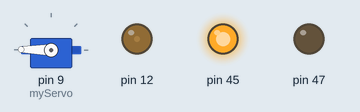
Bench run of a sketch on a simulated Arduino Mega 2560, built with avr-gcc and run on an emulated ATmega2560. Shown: servo, output pins drawn as LEDs (lit = HIGH).

Above: at 0.1 s.
Timing chart, 0 to 1.6 s (numbered marks = the images above):
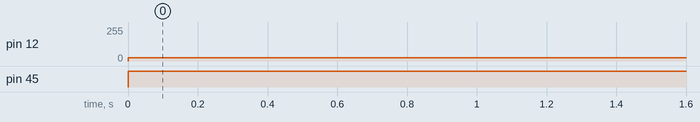

The sketch:

H-bridge_servo_test.ino
```cpp
#include <Servo.h>
Servo myServo;

void setup() {
  // put your setup code here, to run once:
  pinMode(12, OUTPUT);
  pinMode(45, OUTPUT);
  pinMode(47, OUTPUT);
  myServo.attach(9);
  myServo.write(0);
}

void loop() {
  // put your main code here, to run repeatedly:

  digitalWrite(45, HIGH);
  digitalWrite(47, LOW);
  analogWrite(12, 25);

  for(int i = 0 ; i < 180; ++i){
    myServo.write(i);
  }


  delay(200);
}
```

Measured:
- by itself, pin 12: 0/255 → 25/255 at 0.00 s
- by itself, pin 45: LOW → HIGH at 0.00 s
